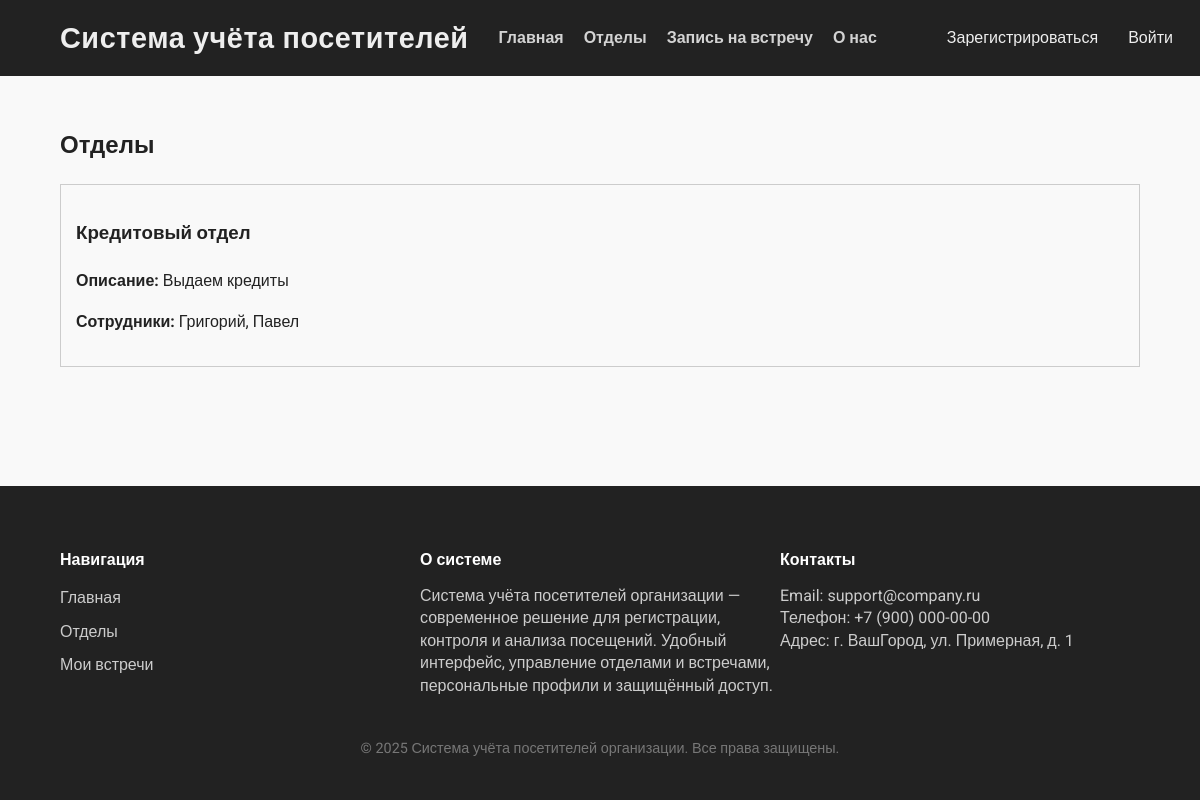
The app's page /departments/, older data.
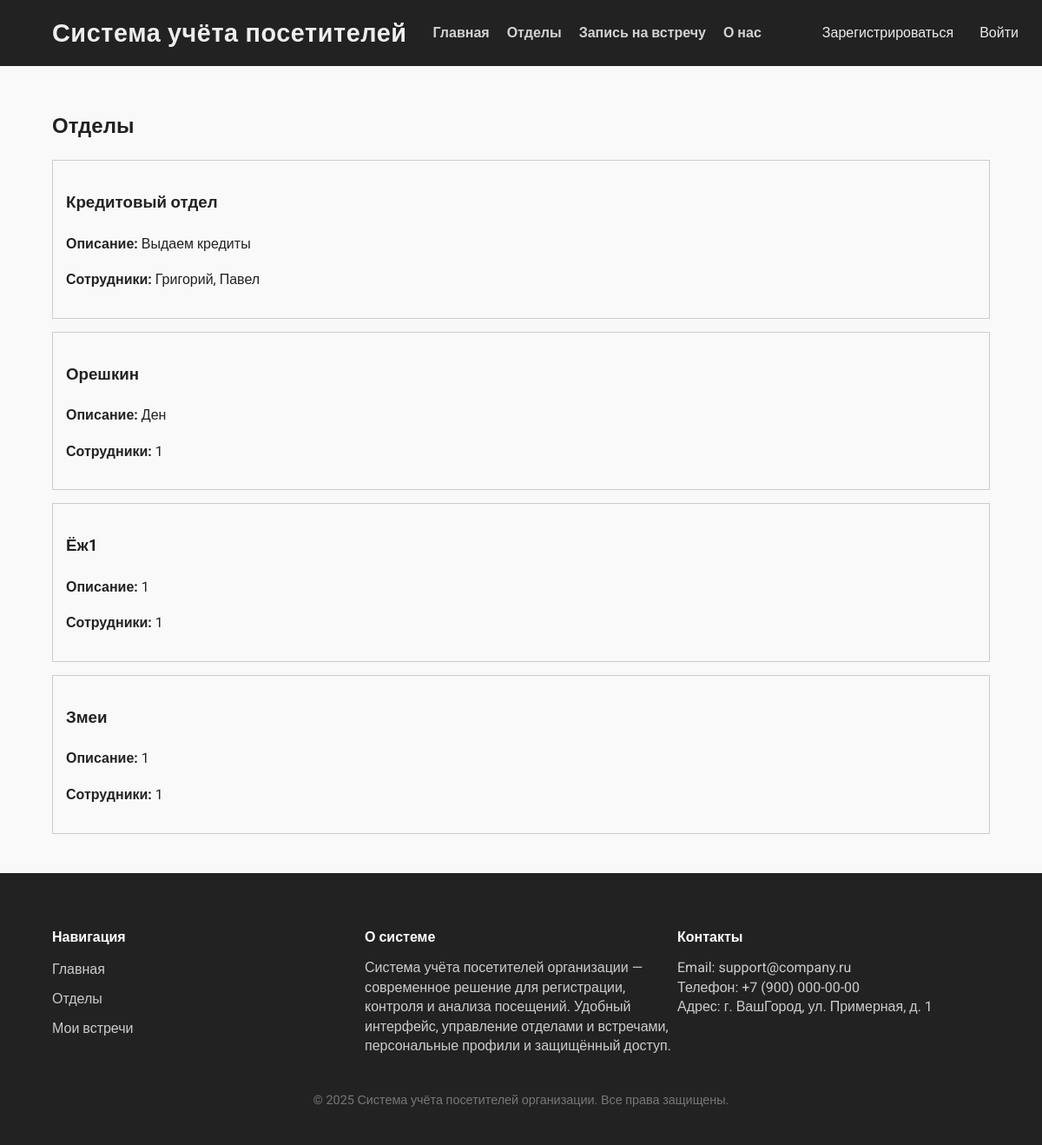
The same page, newer data.
### visitors/models.py (models this page shows, shortened)
class Department(models.Model):
    name = models.CharField('Название отдела', max_length=200)
    description = models.TextField('Описание отдела')
    employees = models.TextField('Сотрудники отдела (через запятую)')
    working_hours = models.CharField('Время работы отдела', max_length=100)
    class Meta:
        verbose_name = 'Отдел'
        verbose_name_plural = 'Отделы'

### visitors/views.py (the view)
# urls.py: path('departments/', views.departments_list, name='departments_list'),
def departments_list(request):
    departments = Department.objects.all()
    return render(request, 'visitors/departments_list.html', {'departments': departments})

### visitors/templates/visitors/departments_list.html (shortened to what this page needs)
{% extends 'visitors/base.html' %}
{% block content %}
<h2>Отделы</h2>
{% for dept in departments %}
<div style="border: 1px solid #ccc; padding: 15px; margin-bottom: 15px;">
    <h3>{{ dept.name }}</h3>
    <p><strong>Описание:</strong> {{ dept.description }}</p>
    <p><strong>Сотрудники:</strong> {{ dept.employees }}</p>
</div>
{% empty %}
<p>Отделы не найдены.</p>
{% endfor %}
{% endblock %}

Row changes from the older to the newer data that the page shows:
added Department: name "Орешкин", description "Ден", employees "1"
added Department: name "Ёж1", description "1", employees "1"
added Department: name "Змеи", description "1", employees "1"
